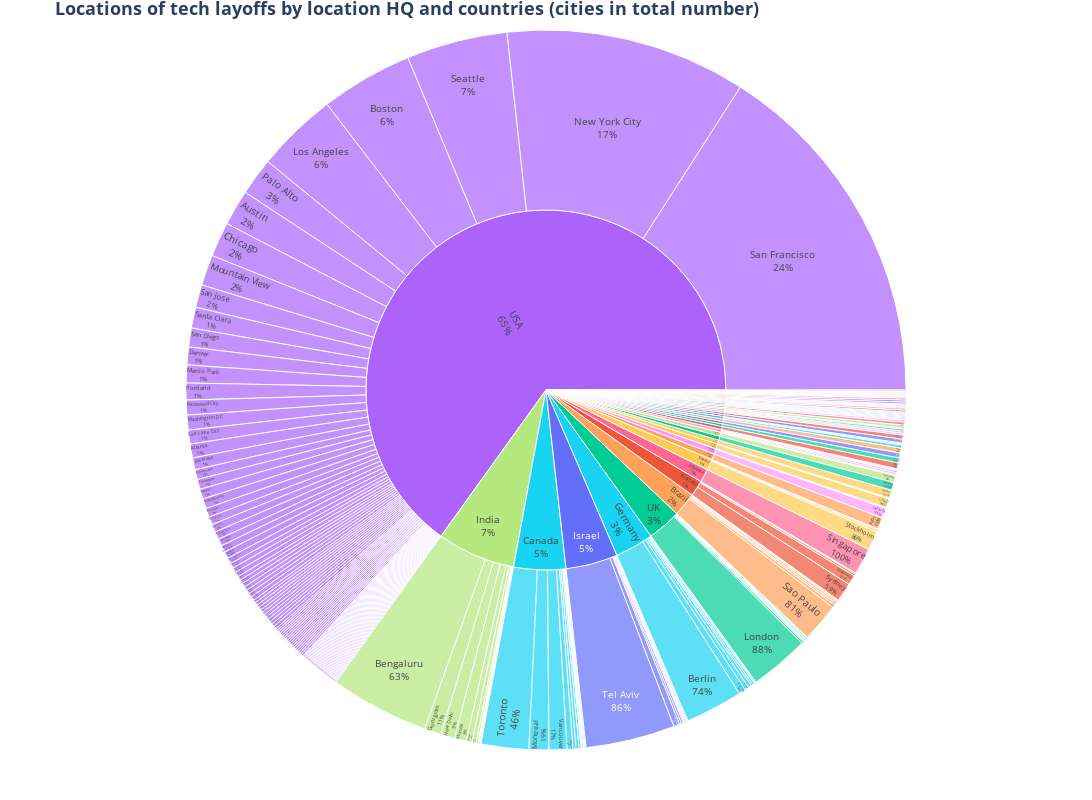

The notebook cell this image was saved under:
### Code cell
import plotly.express as px

fig = px.sunburst(gr_cat, width=1280, height=800,
                  path=["Country","Location_HQ"], values="size",
                  color="Country",
                  title="<span style='font-size:18px;'><b>Locations of tech layoffs by location HQ and countries (cities in total number)</b></span>"
                  )
fig.update_layout(font_size=10, margin=dict(l=10, r=10, t=30, b=50))
fig.update_traces(textinfo="label+percent parent")
fig.show()
# fig.show(renderer="browser")  # Use this line to avoid mime-type rendering errors
# fig.show(renderer="svg")      # static, inline (if supported)
# fig.show(renderer="png")      # static, inline (if supported)
# fig.show(renderer="iframe")   # if you're exporting for web

### Figure 1 — Plotly figure (JSON) as saved in the notebook; plotly's stock layout.template omitted (floating-point values rounded to 4 significant figures; data arrays with more than 128 entries replaced by an {"elided": "..."} marker saying what was removed)
{"data": [{"branchvalues": "total", "customdata": {"elided": "277x1 str values"}, "domain": {"x": [0, 1], "y": [0, 1]}, "hovertemplate": "labels=%{label}<br>size=%{value}<br>parent=%{parent}<br>id=%{id}<br>Country=%{customdata[0]}<extra></extra>", "ids": {"elided": "277 str values"}, "labels": {"elided": "277 str values"}, "marker": {"colors": {"elided": "277 str values"}}, "name": "", "parents": {"elided": "277 str values"}, "textinfo": "label+percent parent", "type": "sunburst", "values": {"elided": "277 float values"}}], "layout": {"font": {"size": 10}, "height": 800, "legend": {"tracegroupgap": 0}, "margin": {"b": 50, "l": 10, "r": 10, "t": 30}, "title": {"text": "<span style='font-size:18px;'><b>Locations of tech layoffs by location HQ and countries (cities in total number)</b></span>"}, "width": 1280}}
